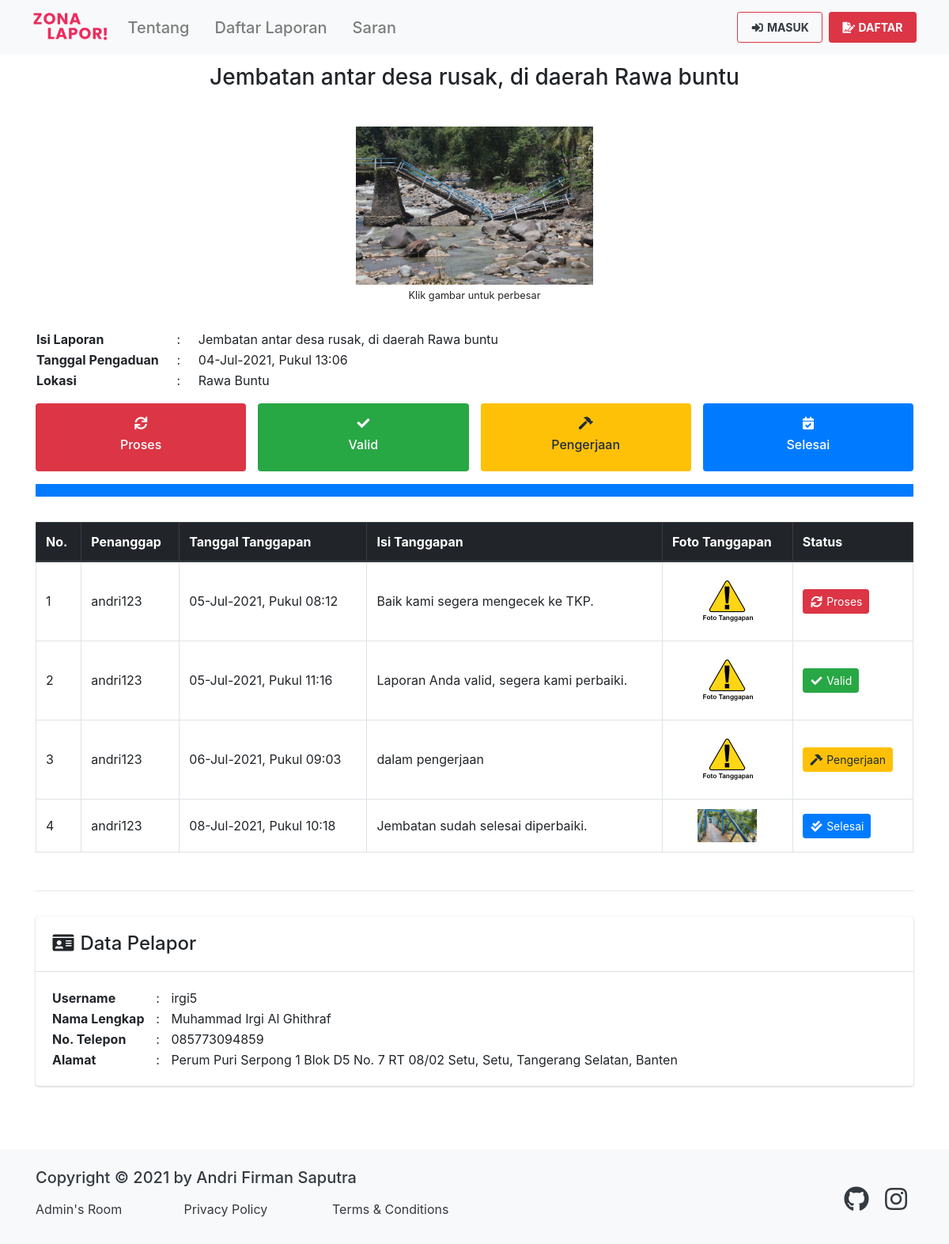
The page /landing/detailPengaduan/2 on the database its author committed.
### tables this page shows
CREATE TABLE `pengaduan` (
  `id_pengaduan` int(11) NOT NULL,
  `isi_laporan` text NOT NULL,
  `tgl_pengaduan` datetime NOT NULL,
  `foto` varchar(500) DEFAULT 'default.png',
  `status_pengaduan` enum('belum_ditanggapi','proses','valid','pengerjaan','selesai','tidak_valid') NOT NULL DEFAULT 'belum_ditanggapi',
  `id_masyarakat` int(11) NOT NULL,
  `id_kelurahan` int(11) NOT NULL
);

CREATE TABLE `kelurahan` (
  `id_kelurahan` int(11) NOT NULL,
  `kelurahan` varchar(100) NOT NULL,
  `id_kecamatan` int(11) NOT NULL
);

CREATE TABLE `tanggapan` (
  `id_tanggapan` int(11) NOT NULL,
  `isi_tanggapan` text NOT NULL,
  `tgl_tanggapan` datetime NOT NULL,
  `status_tanggapan` enum('proses','valid','pengerjaan','selesai','tidak_valid') NOT NULL,
  `foto_tanggapan` varchar(500) NOT NULL DEFAULT 'default.png',
  `id_pengaduan` int(11) NOT NULL,
  `id_user` int(11) NOT NULL
);

CREATE TABLE `user` (
  `id_user` int(11) NOT NULL,
  `nama` varchar(100) NOT NULL,
  `username` varchar(100) NOT NULL,
  `password` varchar(255) NOT NULL,
  `no_telepon` varchar(20) NOT NULL,
  `jabatan` enum('administrator','operator') NOT NULL
);

CREATE TABLE `masyarakat` (
  `id_masyarakat` int(11) NOT NULL,
  `nama` varchar(100) NOT NULL,
  `username` varchar(100) NOT NULL,
  `password` varchar(255) NOT NULL,
  `no_telepon` varchar(20) NOT NULL,
  `alamat` text NOT NULL
);

### application/controllers/Landing.php (called while the page is built, shortened)
<?php
class Landing extends CI_Controller
{
	public function __construct()
	{
		$this->load->model('Pengaduan_model', 'pemo');
		$this->load->model('Landing_model', 'lamo');
		$this->load->model('Tanggapan_model', 'tamo');
	}
	public function detailPengaduan($id_pengaduan = 0)
	{
		$data['id_pengaduan'] 	= $id_pengaduan;
		$data['pengaduan']		= $this->pemo->getPengaduanById($id_pengaduan);
		$data['title']  		= 'Detail Pengaduan - ' . $data['pengaduan']['isi_laporan'];
		$data['tanggapan']		= $this->tamo->getTanggapanByIdPengaduan($id_pengaduan);
		$this->load->view('templates/header', $data);
		$this->load->view('landing/detail_pengaduan', $data);
		$this->load->view('templates/footer', $data);
	}
}

### index.php (called while the page is built, shortened)
<?php
require_once BASEPATH.'core/CodeIgniter.php';

### application/models/Pengaduan_model.php (called while the page is built, shortened)
<?php
class Pengaduan_model extends CI_Model
{
	public function getPengaduanById($id_pengaduan)
	{
		$this->db->join('masyarakat', 'pengaduan.id_masyarakat=masyarakat.id_masyarakat');
		$this->db->join('kelurahan', 'pengaduan.id_kelurahan=kelurahan.id_kelurahan');
		return $this->db->get_where('pengaduan', ['id_pengaduan' => $id_pengaduan])->row_array();
	}
}

### application/models/Tanggapan_model.php (called while the page is built, shortened)
<?php
class Tanggapan_model extends CI_Model
{
	public function getTanggapanByIdPengaduan($id_pengaduan)
	{
		$this->db->join('user', 'tanggapan.id_user=user.id_user');
		$this->db->join('pengaduan', 'tanggapan.id_pengaduan=pengaduan.id_pengaduan');
		$this->db->order_by('id_tanggapan', 'asc');
		return $this->db->get_where('tanggapan', ['pengaduan.id_pengaduan' => $id_pengaduan])->result_array();
	}
}

### application/views/landing/detail_pengaduan.php (the view, shortened to what this page needs)
<header>
	<nav class="navbar navbar-expand-lg navbar-light bg-light fixed-top">
	  <div class="container">
	    <a class="navbar-brand" href="<?= base_url(); ?>">
	      <img src="<?= base_url('assets/img/img_properties/favicon-text.png'); ?>" class="d-inline-block align-top img-fluid img-w-100">
	    </a>
	    <div class="collapse navbar-collapse" id="navbarNavAltMarkup">
	      <div class="navbar-nav">
	        <a class="nav-link page-scroll" href="<?= base_url('landing/'); ?>#tentang"><h5 class="my-auto">Tentang</h5></a>
	        <a class="nav-link page-scroll" href="<?= base_url('landing/'); ?>#daftar_laporan"><h5 class="my-auto">Daftar Laporan</h5></a>
	        <a class="nav-link page-scroll" href="<?= base_url('landing/'); ?>#saran"><h5 class="my-auto">Saran</h5></a>
	      </div>
	      <div class="navbar-nav ml-auto">
	        <a class="nav-link btn btn-sm font-weight-bold m-1 btn-login" href="<?= base_url('landing/masuk'); ?>"><i class="fas fa-fw fa-sign-in-alt"></i> MASUK</a>
	        <a class="nav-link btn btn-sm font-weight-bold m-1 btn-danger text-white" href="<?= base_url('landing/daftar'); ?>"><i class="fas fa-fw fa-file-signature"></i> DAFTAR</a>
	      </div>
	    </div>
	  </div>
	</nav>
</header>
<main class="flex-shrink-0">
	<div class="container mb-5">
		<div class="row justify-content-center py-3">
			<div class="col-lg header-title">
				<h3 class="text-center"><?= $pengaduan['isi_laporan']; ?></h3>
			</div>
		</div>
		<div class="row text-center py-3">
			<div class="col-lg">
				<a href="<?= base_url('assets/img/img_pengaduan/') . $pengaduan['foto']; ?>" class="enlarge">
					<img src="<?= base_url('assets/img/img_pengaduan/') . $pengaduan['foto']; ?>" class="img-fluid img-hm-200" alt="<?= $pengaduan['foto']; ?>">
				</a><br>
				<small>Klik gambar untuk perbesar</small>
			</div>
		</div>
		<div class="row my-3">
			<div class="col-lg">
				<table>
					<tr>
						<th class="align-middle">Isi Laporan</th>
						<td style="width: 3rem" class="align-middle text-center">:</td>
						<td class="align-middle"><?= $pengaduan['isi_laporan']; ?></td>
					</tr>
					<tr>
						<th class="align-middle">Tanggal Pengaduan</th>
						<td style="width: 3rem" class="align-middle text-center">:</td>
						<td class="align-middle"><?= date('d-M-Y, \P\u\k\u\l H:i', strtotime($pengaduan['tgl_pengaduan'])); ?></td>
					</tr>
					<tr>
						<th class="align-middle">Lokasi</th>
						<td style="width: 3rem" class="align-middle text-center">:</td>
						<td class="align-middle"><?= $pengaduan['kelurahan']; ?></td>
					</tr>
				</table>
			</div>
		</div>
		<div class="row my-2">
			<div class="col-3">
				<div class="text-center bg-danger py-3 rounded text-white">
					<h6><i class="fas fa-fw fa-sync"></i></h6>
					<h6>Proses</h6>
				</div>
			</div>
			<div class="col-3">
				<div class="text-center bg-success py-3 rounded text-white">
					<h6><i class="fas fa-fw fa-check"></i></h6>
					<h6>Valid</h6>
				</div>
			</div>
			<div class="col-3">
				<div class="text-center bg-warning py-3 rounded text-white">
					<h6><i class="fas fa-fw fa-hammer"></i></h6>
					<h6>Pengerjaan</h6>
				</div>
			</div>
			<div class="col-3">
				<div class="text-center bg-primary py-3 rounded text-white">
					<h6><i class="fas fa-fw fa-calendar-check"></i></h6>
					<h6>Selesai</h6>
				</div>
			</div>
		</div>
		<div class="row my-3">
			<div class="col">
				<?php if ($pengaduan['status_pengaduan'] == 'belum_ditanggapi'): ?>
					<div class="progress">
						<div class="progress-bar progress-bar-striped bg-danger" role="progressbar" style="width: 15%" aria-valuenow="15" aria-valuemin="0" aria-valuemax="100"></div>
					</div>
				<?php elseif ($pengaduan['status_pengaduan'] == 'proses'): ?>
					<div class="progress">
					  <div class="progress-bar bg-danger" role="progressbar" style="width: 15%" aria-valuenow="15" aria-valuemin="0" aria-valuemax="15"></div>
					</div>
				<?php elseif ($pengaduan['status_pengaduan'] == 'valid'): ?>
					<div class="progress">
					  <div class="progress-bar bg-success" role="progressbar" style="width: 40%" aria-valuenow="40" aria-valuemin="0" aria-valuemax="40"></div>
					</div>
				<?php elseif ($pengaduan['status_pengaduan'] == 'pengerjaan'): ?>
					<div class="progress">
					  <div class="progress-bar bg-warning" role="progressbar" style="width: 65%" aria-valuenow="65" aria-valuemin="0" aria-valuemax="65"></div>
					</div>
				<?php elseif ($pengaduan['status_pengaduan'] == 'selesai'): ?>
					<div class="progress">
					  <div class="progress-bar bg-primary" role="progressbar" style="width: 100%" aria-valuenow="100" aria-valuemin="0" aria-valuemax="100"></div>
					</div>
				<?php endif ?>
			</div>
		</div>
		<div class="row py-3">
			<div class="col-lg">
				<div class="table-responsive">
					<table class="table table-bordered">
						<thead class="thead-dark">
							<tr>
								<th class="align-middle">No.</th>
								<th class="align-middle">Penanggap</th>
								<th class="align-middle">Tanggal Tanggapan</th>
								<th class="align-middle">Isi Tanggapan</th>
								<th class="align-middle">Foto Tanggapan</th>
								<th class="align-middle">Status</th>
							</tr>
						</thead>
						<tbody>
							<?php $i = 1; ?>
							<?php foreach ($tanggapan as $dt): ?>
								<tr>
									<td class="align-middle"><?= $i++; ?></td>
									<td class="align-middle"><?= $dt['username']; ?></td>
									<td class="align-middle"><?= date('d-M-Y, \P\u\k\u\l H:i', strtotime($dt['tgl_tanggapan'])); ?></td>
									<td class="align-middle"><?= $dt['isi_tanggapan']; ?></td>
									<?php
										$status = explode('_', $dt['status_tanggapan']);
										$status = implode(' ', $status);
										$status = ucwords(strtolower($status));
									?>
									<td class="align-middle text-center">
										<a href="<?= base_url('assets/img/img_tanggapan/') . $dt['foto_tanggapan']; ?>" class="enlarge">
											<img src="<?= base_url('assets/img/img_tanggapan/') . $dt['foto_tanggapan']; ?>" class="img-fluid img-w-75-hm-100" alt="<?= $dt['foto_tanggapan']; ?>">
										</a>
									</td>
									<td class="align-middle">
										<?php if ($dt['status_tanggapan'] == 'proses'): ?>
											<button type="button" class="btn btn-sm text-center btn-danger"><i class="fas fa-fw fa-sync"></i> <?= $status; ?></button>
										<?php elseif ($dt['status_tanggapan'] == 'valid'): ?>
											<button type="button" class="btn btn-sm text-center btn-success"><i class="fas fa-fw fa-check"></i> <?= $status; ?></button>
										<?php elseif ($dt['status_tanggapan'] == 'pengerjaan'): ?>
											<button type="button" class="btn btn-sm text-center btn-warning"><i class="fas fa-fw fa-hammer"></i> <?= $status; ?></button>
										<?php elseif ($dt['status_tanggapan'] == 'selesai'): ?>
											<button type="button" class="btn btn-sm text-center btn-primary"><i class="fas fa-fw fa-check-double"></i> <?= $status; ?></button>
										<?php elseif ($dt['status_tanggapan'] == 'tidak_valid'): ?>
											<button type="button" class="btn btn-sm text-center btn-secondary"><i class="fas fa-fw fa-times"></i> <?= $status; ?></button>
										<?php else: ?>
											<button type="button" class="btn btn-sm text-center btn-secondary"><i class="fas fa-fw fa-times"></i> <?= $status; ?></button>
										<?php endif ?>
									</td>
								</tr>
							<?php endforeach ?>
						</tbody>
					</table>
				</div>
			</div>
		</div>
		<hr>
		<div class="row py-3">
			<div class="col-lg">
				<div class="card">
					<div class="card-header mt-2">
						<h4><i class="fas fa-fw fa-id-card"></i> Data Pelapor</h4>
					</div>
					<div class="card-body">
						<table>
							<tr>
								<th>Username</th>
								<td style="width: 2rem; text-align: center;"> : </td>
								<td><?= $pengaduan['username']; ?></td>
							</tr>
							<tr>
								<th>Nama Lengkap</th>
								<td style="width: 2rem; text-align: center;"> : </td>
								<td><?= $pengaduan['nama']; ?></td>
							</tr>
							<tr>
								<th>No. Telepon</th>
								<td style="width: 2rem; text-align: center;"> : </td>
								<td><?= $pengaduan['no_telepon']; ?></td>
							</tr>
							<tr>
								<th>Alamat</th>
								<td style="width: 2rem; text-align: center;"> : </td>
								<td><?= $pengaduan['alamat']; ?></td>
							</tr>
						</table>
					</div>
				</div>
			</div>
		</div>
	</div>
</main>

### application/views/templates/header.php (shortened to what this page needs)
<!DOCTYPE html>
<html lang="en" class="h-100" id="page-top">
<head>
  <?php include 'include/css.php'; ?>
</head>
<body class="d-flex flex-column h-100">

### application/views/templates/include/css.php (shortened to what this page needs)
<link rel="stylesheet" href="<?= base_url('assets/vendor/bootstrap/css/bootstrap.min.css'); ?>">
<link rel="stylesheet" href="<?= base_url('assets/vendor/fontawesome/css/all.min.css'); ?>">
<link rel="stylesheet" href="<?= base_url('assets/vendor/adminlte/css/adminlte.min.css'); ?>">
<link rel="stylesheet" href="<?= base_url('assets/vendor/overlayScrollbars/css/OverlayScrollbars.min.css'); ?>">
<link rel="stylesheet" href="<?= base_url('assets/vendor/datatables/css/dataTables.bootstrap4.min.css'); ?>">
<link rel="stylesheet" href="<?= base_url('assets/vendor/fancybox/css/jquery.fancybox.min.css'); ?>">
<link rel="stylesheet" href="<?= base_url('assets/css/zona_lapor.css'); ?>">

### application/views/templates/footer.php (shortened to what this page needs)
	<footer class="footer mt-auto bg-light">
		<div class="container">
			<div class="row my-4">
				<div class="col-lg footer-copyright my-auto">
					<h5 class="text-dark">Copyright &copy; 2021 by Andri Firman Saputra</h5>
					<div class="row">
						<div class="col-sm-4 col-12 my-2 text-left">
							<a class="text-decoration-none text-dark" href="<?= base_url('admin'); ?>">Admin's Room</a>
						</div>
						<div class="col-sm-4 col-12 my-2 text-left">
							<a class="text-decoration-none text-dark" href="<?= base_url('landing/privacyPolicy'); ?>">Privacy Policy</a>
						</div>
						<div class="col-sm-4 col-12 my-2 text-left">
							<a class="text-decoration-none text-dark" href="<?= base_url('landing/termsAndConditions'); ?>">Terms & Conditions</a>
						</div>
					</div>
				</div>
				<div class="col-lg footer-sosial-media pt-2 my-auto">
					<a class="text-decoration-none mx-2 text-dark" target="_blank" href="https://github.com/hako-975"><i class="fab fa-2x fa-github"></i></a>
					<a class="text-decoration-none mx-2 text-dark" target="_blank" href="https://instagram.com/andri_firman_975"><i class="fab fa-2x fa-instagram"></i></a>
				</div>
			</div>
		</div>
	</footer>
</body>
</html>

### assets/css/zona_lapor.css (style rules this page uses)
main > .container { padding: 60px 15px 0; }
.footer { background-color: #f5f5f5; }
.footer > .container { padding-right: 15px; padding-left: 15px; }
.header-title { margin: 5px 0; text-align: center; }
@media (min-width: 992px) { .header-title { margin: 5px 0; text-align: left; } }
.img-w-75-hm-100 { max-height: 100px !important; width: 75px !important; }
.img-w-100 { width: 100px !important; }
.img-hm-200 { max-height: 200px !important; }
.footer-copyright { margin: 10px 0; text-align: left; }
.footer-sosial-media { margin: 10px 0; text-align: left; }
@media (min-width: 992px) { .footer-copyright { margin: 10px 0; text-align: left; } }
@media (min-width: 992px) { .footer-sosial-media { margin: 10px 0; text-align: right; } }
.btn-login { background: transparent !important; border: 1px solid #DC3545; color: #343a40 !important; }

### rows shown on the page
pengaduan: isi_laporan "Jembatan antar desa rusak, di daerah Rawa buntu", foto (picture), tgl_pengaduan "04-Jul-2021, Pukul 13:06", id_kelurahan.kelurahan "Rawa Buntu", id_masyarakat.username "irgi5", id_masyarakat.nama "Muhammad Irgi Al Ghithraf", id_masyarakat.no_telepon "085773094859", id_masyarakat.alamat "Perum Puri Serpong 1 Blok D5 No. 7 RT 08/02 Setu, Setu, Tangerang Selatan, Banten"
tanggapan: id_user.username "andri123", tgl_tanggapan "05-Jul-2021, Pukul 08:12", isi_tanggapan "Baik kami segera mengecek ke TKP.", foto_tanggapan (placeholder picture), status_tanggapan "Proses"
tanggapan: id_user.username "andri123", tgl_tanggapan "05-Jul-2021, Pukul 11:16", isi_tanggapan "Laporan Anda valid, segera kami perbaiki.", foto_tanggapan (placeholder picture), status_tanggapan "Valid"
tanggapan: id_user.username "andri123", tgl_tanggapan "06-Jul-2021, Pukul 09:03", isi_tanggapan "dalam pengerjaan", foto_tanggapan (placeholder picture), status_tanggapan "Pengerjaan"
tanggapan: id_user.username "andri123", tgl_tanggapan "08-Jul-2021, Pukul 10:18", isi_tanggapan "Jembatan sudah selesai diperbaiki.", foto_tanggapan (picture), status_tanggapan "Selesai"
